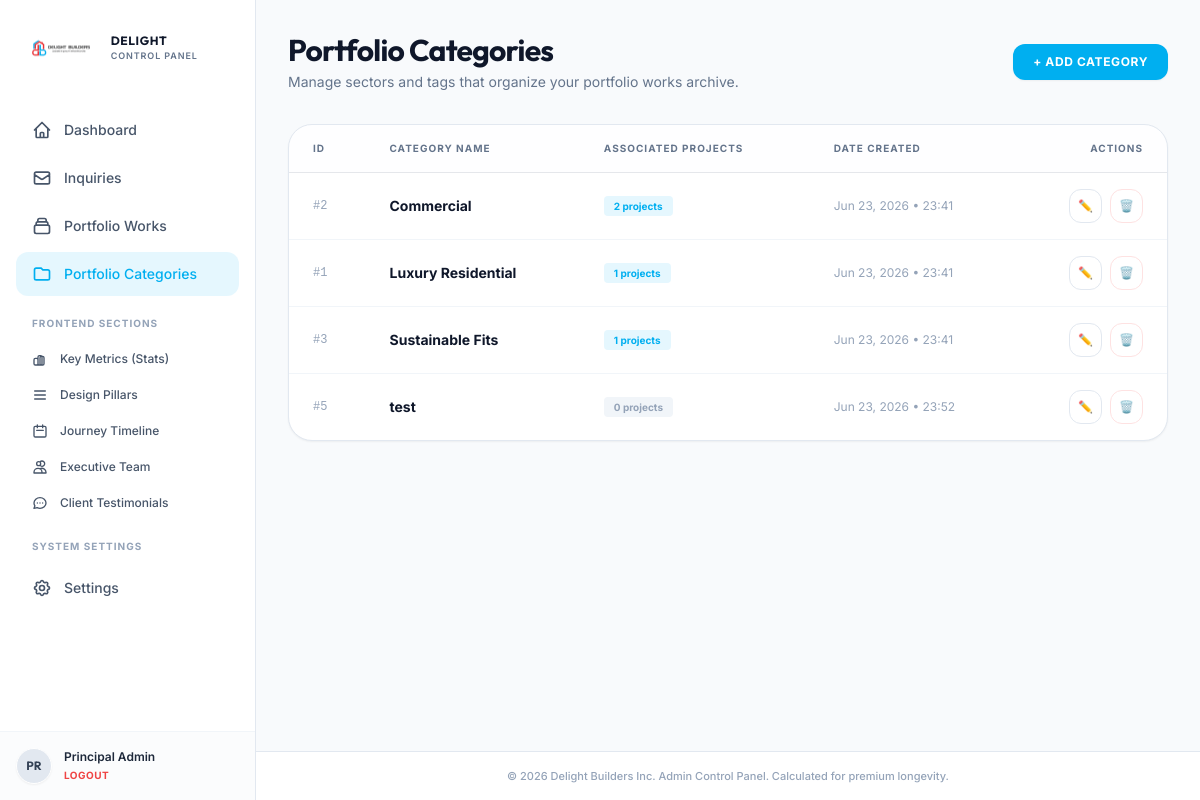
Screenshot of /admin/categories.php (signed in) with the database file from the repository.
### tables this page shows
CREATE TABLE `settings` (
  `key_name` varchar(50) NOT NULL,
  `value` text DEFAULT NULL,
  PRIMARY KEY (`key_name`)
);

CREATE TABLE `portfolio_categories` (
  `id` int(11) NOT NULL AUTO_INCREMENT,
  `name` varchar(50) NOT NULL,
  `created_at` timestamp NOT NULL DEFAULT current_timestamp(),
  PRIMARY KEY (`id`),
  UNIQUE KEY `name` (`name`)
);

### admin/categories.php (the view, shortened to what the rows shown need)
<?php
require_once 'admin_header.php';
$action = $_GET['action'] ?? 'list';
$categories = [];
if ($action === 'list') {
    try {
        $stmt = $pdo->query("SELECT c.*, COUNT(p.id) as project_count FROM portfolio_categories c LEFT JOIN portfolio p ON c.name = p.category GROUP BY c.id ORDER BY c.name ASC");
        $categories = $stmt->fetchAll();
    } catch (PDOException $e) {
        $error_msg = "Failed to fetch categories: " . $e->getMessage();
    }
}
?>
<div class="space-y-8">
    <div class="flex flex-col sm:flex-row sm:items-center sm:justify-between gap-4">
        <div>
            <h1 class="font-display font-bold text-3xl text-slate-900 tracking-tight">Portfolio Categories</h1>
        </div>
    </div>
    <?php if ($action === 'list'): ?>
        <div class="bg-white border border-slate-200 rounded-3xl overflow-hidden shadow-sm">
            <div class="overflow-x-auto">
                <table class="min-w-full divide-y divide-slate-150 text-left">
                    <thead class="bg-slate-50/20 text-[10px] font-bold text-slate-500 uppercase tracking-widest">
                        <tr>
                            <th class="px-6 py-4">ID</th>
                            <th class="px-6 py-4">Category Name</th>
                            <th class="px-6 py-4">Associated Projects</th>
                            <th class="px-6 py-4">Date Created</th>
                            <th class="px-6 py-4 text-right">Actions</th>
                        </tr>
                    </thead>
                    <tbody class="divide-y divide-slate-100 text-xs font-medium text-slate-700">
                        <?php if (count($categories) > 0): ?>
                            <?php foreach ($categories as $cat): ?>
                                <tr class="hover:bg-slate-50/20 transition-all duration-150">
                                    <td class="px-6 py-4 font-mono text-slate-400">
                                        #<?php echo $cat['id']; ?>
                                    </td>
                                    <td class="px-6 py-4 font-bold text-slate-900 text-sm">
                                        <?php echo htmlspecialchars($cat['name']); ?>
                                    </td>
                                    <td class="px-6 py-4">
                                        <span class="inline-flex items-center px-2.5 py-0.5 rounded text-[10px] font-bold <?php echo $cat['project_count'] > 0 ? 'bg-[#00aff0]/10 text-[#00aff0]' : 'bg-slate-100 text-slate-400'; ?>">
                                            <?php echo $cat['project_count']; ?> projects
                                        </span>
                                    </td>
                                    <td class="px-6 py-4 text-slate-400 font-normal">
                                        <?php echo date('M d, Y • H:i', strtotime($cat['created_at'])); ?>
                                    </td>
                                    <td class="px-6 py-4 text-right">
                                        <div class="flex justify-end gap-2">
                                            <a href="categories.php?action=edit&id=<?php echo $cat['id']; ?>" class="p-2 border border-slate-200 hover:border-[#00aff0] hover:text-[#00aff0] rounded-xl transition-all duration-300 bg-white" title="Edit Category">
                                                ✏️
                                            </a>
                                            <a href="categories.php?action=delete&id=<?php echo $cat['id']; ?>" onclick="return confirm('Are you sure you want to delete the category &quot;<?php echo htmlspecialchars($cat['name']); ?>&quot;?')" class="p-2 border border-red-100 hover:bg-red-50 text-red-500 rounded-xl transition-all duration-300 bg-white" title="Delete Category">
                                                🗑️
                                            </a>
                                        </div>
                                    </td>
                                </tr>
                            <?php endforeach; ?>
                        <?php endif; ?>
                    </tbody>
                </table>
            </div>
        </div>
    <?php endif; ?>
</div>
<?php
require_once 'admin_footer.php';
?>

### admin/admin_header.php (shortened to what the rows shown need)
<?php
require_once 'db_connection.php';
$logo_path_resolved = "../" . get_setting('logo_path', 'asset/images/logo.png');
?>
<!DOCTYPE html>
<html lang="en" class="h-full bg-slate-50">
<head>
    <script src="https://cdn.tailwindcss.com"></script>
    <link rel="stylesheet" href="../asset/css/admin.css">
</head>
<body class="h-full font-sans text-slate-800 antialiased flex">
    <aside class="hidden md:flex md:w-64 md:flex-col md:fixed md:inset-y-0 border-r border-slate-200 bg-white">
        <div class="flex flex-col flex-grow pt-5 overflow-y-auto">
            <div class="flex items-center flex-shrink-0 px-6 mb-8">
                <img src="<?php echo $logo_path_resolved; ?>" alt="Delight Builders Logo" class="h-14 w-auto object-contain">
                <div class="ml-3">
                    <span class="font-display font-bold text-xs tracking-wider text-[#0f172a] block">DELIGHT</span>
                    <span class="text-[9px] font-semibold tracking-widest text-[#64748b] block uppercase">CONTROL PANEL</span>
                </div>
            </div>
        </div>
    </aside>
    <div class="md:pl-64 flex flex-col flex-1 w-full min-h-screen">
        <main class="flex-grow p-6 md:p-8">

### rows the page displays
settings: value (picture)
portfolio_categories: id "2", name "Commercial", project_count "2", created_at "Jun 23, 2026 • 23:41"
portfolio_categories: id "1", name "Luxury Residential", project_count "1", created_at "Jun 23, 2026 • 23:41"
portfolio_categories: id "3", name "Sustainable Fits", project_count "1", created_at "Jun 23, 2026 • 23:41"
portfolio_categories: id "5", name "test", project_count "0", created_at "Jun 23, 2026 • 23:52"

### other values shown
substr($_SESSION['admin_fullname'] ?? 'A', 0, 2) "PR"
$_SESSION['admin_fullname'] "Principal Admin"
